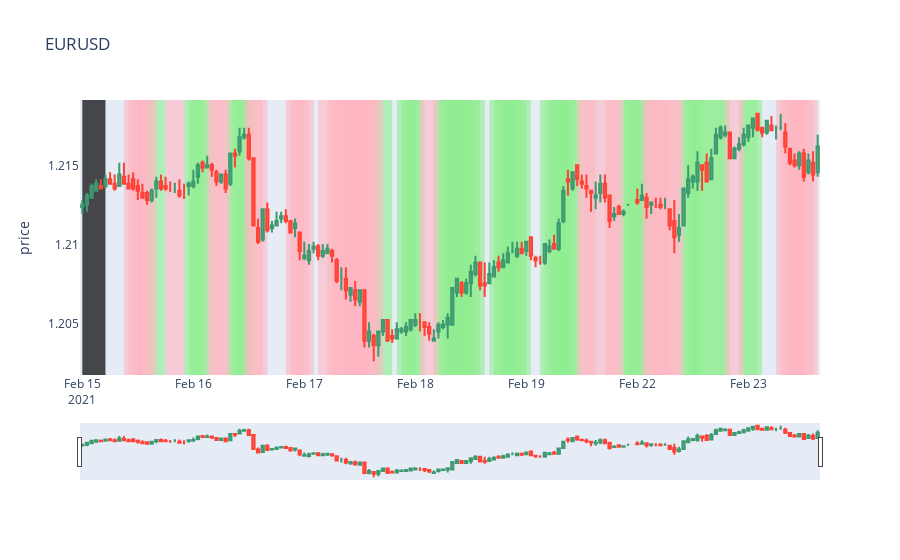

Here is the notebook cell this chart was saved with:
### Markdown cell above
---
### Visualisation of the Predicted Categories

### Code cell
# visualise the results
#  overlay candlesticks with slope predictions

# candlesticks
fig = go.Figure(data=[go.Candlestick(
    x=df.loc[start_date : end_date].index,    
    open=df['open'].loc[start_date : end_date], 
    high=df['high'].loc[start_date : end_date], 
    low=df['low'].loc[start_date : end_date], 
    close=df['close'].loc[start_date : end_date],
)])

# find the rows ion df that correspond to positive or negative slopes
positive_indices = np.where(df['prediction'] == 'positive')
negative_indices = np.where(df['prediction'] == 'negative')
noprediction_indices = np.where(df['prediction'].iloc[:window_size])

# add vertical rectangles for positive slopes
for i in positive_indices[0]:
    fig.add_vrect(
        x0=df.iloc[i].name, x1=df.iloc[i-4].name,
        fillcolor="lightgreen", opacity=0.6,
        layer="below", line_width=0,
    )

# add vertical rectangles for negative slopes
for i in negative_indices[0]:
    fig.add_vrect(
        x0=df.iloc[i].name, x1=df.iloc[i-4].name,
        fillcolor="lightpink", opacity=0.6,
        layer="below", line_width=0,
    )
    
# add vertical rectangles for no prediction data points
for i in noprediction_indices[0]:
    fig.add_vrect(
        x0=df.iloc[i-4].name, x1=df.iloc[i-9].name,
        fillcolor="black", opacity=0.7,
        layer="below", line_width=0,
    )

# annotate and configure the plot
fig.update_layout(
    title='EURUSD',
    yaxis_title='price',
    xaxis_rangeslider_visible=True,
    autosize=True,
    xaxis=dict(showgrid=False),
    yaxis=dict(showgrid=False)
)

# hide weekends
fig.update_xaxes(rangebreaks=[dict(bounds=["sat", "mon"])])

fig.show()

### Figure 1 — Plotly figure (JSON) as saved in the notebook; plotly's stock layout.template omitted (floating-point values rounded to 4 significant figures; data arrays with more than 128 entries replaced by an {"elided": "..."} marker saying what was removed)
{"data": [{"close": {"elided": "159 float values"}, "high": {"elided": "159 float values"}, "low": {"elided": "159 float values"}, "open": {"elided": "159 float values"}, "type": "candlestick", "x": {"elided": "159 str values"}}], "layout": {"autosize": true, "shapes": [{"fillcolor": "lightgreen", "layer": "below", "line": {"width": 0}, "opacity": 0.6, "type": "rect", "x0": "2021-02-15T18:00:00", "x1": "2021-02-15T14:00:00", "xref": "x", "y0": 0, "y1": 1, "yref": "y domain"}, {"fillcolor": "lightgreen", "layer": "below", "line": {"width": 0}, "opacity": 0.6, "type": "rect", "x0": "2021-02-16T02:00:00", "x1": "2021-02-15T22:00:00", "xref": "x", "y0": 0, "y1": 1, "yref": "y domain"}, {"fillcolor": "lightgreen", "layer": "below", "line": {"width": 0}, "opacity": 0.6, "type": "rect", "x0": "2021-02-16T03:00:00", "x1": "2021-02-15T23:00:00", "xref": "x", "y0": 0, "y1": 1, "yref": "y domain"}, {"fillcolor": "lightgreen", "layer": "below", "line": {"width": 0}, "opacity": 0.6, "type": "rect", "x0": "2021-02-16T04:00:00", "x1": "2021-02-16T00:00:00", "xref": "x", "y0": 0, "y1": 1, "yref": "y domain"}, {"fillcolor": "lightgreen", "layer": "below", "line": {"width": 0}, "opacity": 0.6, "type": "rect", "x0": "2021-02-16T11:00:00", "x1": "2021-02-16T07:00:00", "xref": "x", "y0": 0, "y1": 1, "yref": "y domain"}, {"fillcolor": "lightgreen", "layer": "below", "line": {"width": 0}, "opacity": 0.6, "type": "rect", "x0": "2021-02-16T12:00:00", "x1": "2021-02-16T08:00:00", "xref": "x", "y0": 0, "y1": 1, "yref": "y domain"}, {"fillcolor": "lightgreen", "layer": "below", "line": {"width": 0}, "opacity": 0.6, "type": "rect", "x0": "2021-02-16T13:00:00", "x1": "2021-02-16T09:00:00", "xref": "x", "y0": 0, "y1": 1, "yref": "y domain"}, {"fillcolor": "lightgreen", "layer": "below", "line": {"width": 0}, "opacity": 0.6, "type": "rect", "x0": "2021-02-17T19:00:00", "x1": "2021-02-17T15:00:00", "xref": "x", "y0": 0, "y1": 1, "yref": "y domain"}, {"fillcolor": "lightgreen", "layer": "below", "line": {"width": 0}, "opacity": 0.6, "type": "rect", "x0": "2021-02-18T00:00:00", "x1": "2021-02-17T20:00:00", "xref": "x", "y0": 0, "y1": 1, "yref": "y domain"}, {"fillcolor": "lightgreen", "layer": "below", "line": {"width": 0}, "opacity": 0.6, "type": "rect", "x0": "2021-02-18T01:00:00", "x1": "2021-02-17T21:00:00", "xref": "x", "y0": 0, "y1": 1, "yref": "y domain"}, {"fillcolor": "lightgreen", "layer": "below", "line": {"width": 0}, "opacity": 0.6, "type": "rect", "x0": "2021-02-18T02:00:00", "x1": "2021-02-17T22:00:00", "xref": "x", "y0": 0, "y1": 1, "yref": "y domain"}, {"fillcolor": "lightgreen", "layer": "below", "line": {"width": 0}, "opacity": 0.6, "type": "rect", "x0": "2021-02-18T08:00:00", "x1": "2021-02-18T04:00:00", "xref": "x", "y0": 0, "y1": 1, "yref": "y domain"}, {"fillcolor": "lightgreen", "layer": "below", "line": {"width": 0}, "opacity": 0.6, "type": "rect", "x0": "2021-02-18T09:00:00", "x1": "2021-02-18T05:00:00", "xref": "x", "y0": 0, "y1": 1, "yref": "y domain"}, {"fillcolor": "lightgreen", "layer": "below", "line": {"width": 0}, "opacity": 0.6, "type": "rect", "x0": "2021-02-18T10:00:00", "x1": "2021-02-18T06:00:00", "xref": "x", "y0": 0, "y1": 1, "yref": "y domain"}, {"fillcolor": "lightgreen", "layer": "below", "line": {"width": 0}, "opacity": 0.6, "type": "rect", "x0": "2021-02-18T11:00:00", "x1": "2021-02-18T07:00:00", "xref": "x", "y0": 0, "y1": 1, "yref": "y domain"}, {"fillcolor": "lightgreen", "layer": "below", "line": {"width": 0}, "opacity": 0.6, "type": "rect", "x0": "2021-02-18T12:00:00", "x1": "2021-02-18T08:00:00", "xref": "x", "y0": 0, "y1": 1, "yref": "y domain"}, {"fillcolor": "lightgreen", "layer": "below", "line": {"width": 0}, "opacity": 0.6, "type": "rect", "x0": "2021-02-18T13:00:00", "x1": "2021-02-18T09:00:00", "xref": "x", "y0": 0, "y1": 1, "yref": "y domain"}, {"fillcolor": "lightgreen", "layer": "below", "line": {"width": 0}, "opacity": 0.6, "type": "rect", "x0": "2021-02-18T14:00:00", "x1": "2021-02-18T10:00:00", "xref": "x", "y0": 0, "y1": 1, "yref": "y domain"}, {"fillcolor": "lightgreen", "layer": "below", "line": {"width": 0}, "opacity": 0.6, "type": "rect", "x0": "2021-02-18T15:00:00", "x1": "2021-02-18T11:00:00", "xref": "x", "y0": 0, "y1": 1, "yref": "y domain"}, {"fillcolor": "lightgreen", "layer": "below", "line": {"width": 0}, "opacity": 0.6, "type": "rect", "x0": "2021-02-18T20:00:00", "x1": "2021-02-18T16:00:00", "xref": "x", "y0": 0, "y1": 1, "yref": "y domain"}, {"fillcolor": "lightgreen", "layer": "below", "line": {"width": 0}, "opacity": 0.6, "type": "rect", "x0": "2021-02-18T21:00:00", "x1": "2021-02-18T17:00:00", "xref": "x", "y0": 0, "y1": 1, "yref": "y domain"}, {"fillcolor": "lightgreen", "layer": "below", "line": {"width": 0}, "opacity": 0.6, "type": "rect", "x0": "2021-02-18T22:00:00", "x1": "2021-02-18T18:00:00", "xref": "x", "y0": 0, "y1": 1, "yref": "y domain"}, {"fillcolor": "lightgreen", "layer": "below", "line": {"width": 0}, "opacity": 0.6, "type": "rect", "x0": "2021-02-18T23:00:00", "x1": "2021-02-18T19:00:00", "xref": "x", "y0": 0, "y1": 1, "yref": "y domain"}, {"fillcolor": "lightgreen", "layer": "below", "line": {"width": 0}, "opacity": 0.6, "type": "rect", "x0": "2021-02-19T00:00:00", "x1": "2021-02-18T20:00:00", "xref": "x", "y0": 0, "y1": 1, "yref": "y domain"}, {"fillcolor": "lightgreen", "layer": "below", "line": {"width": 0}, "opacity": 0.6, "type": "rect", "x0": "2021-02-19T01:00:00", "x1": "2021-02-18T21:00:00", "xref": "x", "y0": 0, "y1": 1, "yref": "y domain"}, {"fillcolor": "lightgreen", "layer": "below", "line": {"width": 0}, "opacity": 0.6, "type": "rect", "x0": "2021-02-19T07:00:00", "x1": "2021-02-19T03:00:00", "xref": "x", "y0": 0, "y1": 1, "yref": "y domain"}, {"fillcolor": "lightgreen", "layer": "below", "line": {"width": 0}, "opacity": 0.6, "type": "rect", "x0": "2021-02-19T08:00:00", "x1": "2021-02-19T04:00:00", "xref": "x", "y0": 0, "y1": 1, "yref": "y domain"}, {"fillcolor": "lightgreen", "layer": "below", "line": {"width": 0}, "opacity": 0.6, "type": "rect", "x0": "2021-02-19T09:00:00", "x1": "2021-02-19T05:00:00", "xref": "x", "y0": 0, "y1": 1, "yref": "y domain"}, {"fillcolor": "lightgreen", "layer": "below", "line": {"width": 0}, "opacity": 0.6, "type": "rect", "x0": "2021-02-19T10:00:00", "x1": "2021-02-19T06:00:00", "xref": "x", "y0": 0, "y1": 1, "yref": "y domain"}, {"fillcolor": "lightgreen", "layer": "below", "line": {"width": 0}, "opacity": 0.6, "type": "rect", "x0": "2021-02-19T11:00:00", "x1": "2021-02-19T07:00:00", "xref": "x", "y0": 0, "y1": 1, "yref": "y domain"}, {"fillcolor": "lightgreen", "layer": "below", "line": {"width": 0}, "opacity": 0.6, "type": "rect", "x0": "2021-02-19T12:00:00", "x1": "2021-02-19T08:00:00", "xref": "x", "y0": 0, "y1": 1, "yref": "y domain"}, {"fillcolor": "lightgreen", "layer": "below", "line": {"width": 0}, "opacity": 0.6, "type": "rect", "x0": "2021-02-22T01:00:00", "x1": "2021-02-19T20:00:00", "xref": "x", "y0": 0, "y1": 1, "yref": "y domain"}, {"fillcolor": "lightgreen", "layer": "below", "line": {"width": 0}, "opacity": 0.6, "type": "rect", "x0": "2021-02-22T02:00:00", "x1": "2021-02-19T21:00:00", "xref": "x", "y0": 0, "y1": 1, "yref": "y domain"}, {"fillcolor": "lightgreen", "layer": "below", "line": {"width": 0}, "opacity": 0.6, "type": "rect", "x0": "2021-02-22T03:00:00", "x1": "2021-02-19T22:00:00", "xref": "x", "y0": 0, "y1": 1, "yref": "y domain"}, {"fillcolor": "lightgreen", "layer": "below", "line": {"width": 0}, "opacity": 0.6, "type": "rect", "x0": "2021-02-22T13:00:00", "x1": "2021-02-22T09:00:00", "xref": "x", "y0": 0, "y1": 1, "yref": "y domain"}, {"fillcolor": "lightgreen", "layer": "below", "line": {"width": 0}, "opacity": 0.6, "type": "rect", "x0": "2021-02-22T14:00:00", "x1": "2021-02-22T10:00:00", "xref": "x", "y0": 0, "y1": 1, "yref": "y domain"}, {"fillcolor": "lightgreen", "layer": "below", "line": {"width": 0}, "opacity": 0.6, "type": "rect", "x0": "2021-02-22T15:00:00", "x1": "2021-02-22T11:00:00", "xref": "x", "y0": 0, "y1": 1, "yref": "y domain"}, {"fillcolor": "lightgreen", "layer": "below", "line": {"width": 0}, "opacity": 0.6, "type": "rect", "x0": "2021-02-22T16:00:00", "x1": "2021-02-22T12:00:00", "xref": "x", "y0": 0, "y1": 1, "yref": "y domain"}, {"fillcolor": "lightgreen", "layer": "below", "line": {"width": 0}, "opacity": 0.6, "type": "rect", "x0": "2021-02-22T19:00:00", "x1": "2021-02-22T15:00:00", "xref": "x", "y0": 0, "y1": 1, "yref": "y domain"}, {"fillcolor": "lightgreen", "layer": "below", "line": {"width": 0}, "opacity": 0.6, "type": "rect", "x0": "2021-02-22T20:00:00", "x1": "2021-02-22T16:00:00", "xref": "x", "y0": 0, "y1": 1, "yref": "y domain"}, {"fillcolor": "lightgreen", "layer": "below", "line": {"width": 0}, "opacity": 0.6, "type": "rect", "x0": "2021-02-23T02:00:00", "x1": "2021-02-22T22:00:00", "xref": "x", "y0": 0, "y1": 1, "yref": "y domain"}, {"fillcolor": "lightgreen", "layer": "below", "line": {"width": 0}, "opacity": 0.6, "type": "rect", "x0": "2021-02-23T03:00:00", "x1": "2021-02-22T23:00:00", "xref": "x", "y0": 0, "y1": 1, "yref": "y domain"}, {"fillcolor": "lightpink", "layer": "below", "line": {"width": 0}, "opacity": 0.6, "type": "rect", "x0": "2021-02-15T13:00:00", "x1": "2021-02-15T09:00:00", "xref": "x", "y0": 0, "y1": 1, "yref": "y domain"}, {"fillcolor": "lightpink", "layer": "below", "line": {"width": 0}, "opacity": 0.6, "type": "rect", "x0": "2021-02-15T14:00:00", "x1": "2021-02-15T10:00:00", "xref": "x", "y0": 0, "y1": 1, "yref": "y domain"}, {"fillcolor": "lightpink", "layer": "below", "line": {"width": 0}, "opacity": 0.6, "type": "rect", "x0": "2021-02-15T15:00:00", "x1": "2021-02-15T11:00:00", "xref": "x", "y0": 0, "y1": 1, "yref": "y domain"}, {"fillcolor": "lightpink", "layer": "below", "line": {"width": 0}, "opacity": 0.6, "type": "rect", "x0": "2021-02-15T16:00:00", "x1": "2021-02-15T12:00:00", "xref": "x", "y0": 0, "y1": 1, "yref": "y domain"}, {"fillcolor": "lightpink", "layer": "below", "line": {"width": 0}, "opacity": 0.6, "type": "rect", "x0": "2021-02-15T22:00:00", "x1": "2021-02-15T18:00:00", "xref": "x", "y0": 0, "y1": 1, "yref": "y domain"}, {"fillcolor": "lightpink", "layer": "below", "line": {"width": 0}, "opacity": 0.6, "type": "rect", "x0": "2021-02-16T07:00:00", "x1": "2021-02-16T03:00:00", "xref": "x", "y0": 0, "y1": 1, "yref": "y domain"}, {"fillcolor": "lightpink", "layer": "below", "line": {"width": 0}, "opacity": 0.6, "type": "rect", "x0": "2021-02-16T08:00:00", "x1": "2021-02-16T04:00:00", "xref": "x", "y0": 0, "y1": 1, "yref": "y domain"}, {"fillcolor": "lightpink", "layer": "below", "line": {"width": 0}, "opacity": 0.6, "type": "rect", "x0": "2021-02-16T15:00:00", "x1": "2021-02-16T11:00:00", "xref": "x", "y0": 0, "y1": 1, "yref": "y domain"}, {"fillcolor": "lightpink", "layer": "below", "line": {"width": 0}, "opacity": 0.6, "type": "rect", "x0": "2021-02-16T16:00:00", "x1": "2021-02-16T12:00:00", "xref": "x", "y0": 0, "y1": 1, "yref": "y domain"}, {"fillcolor": "lightpink", "layer": "below", "line": {"width": 0}, "opacity": 0.6, "type": "rect", "x0": "2021-02-17T00:00:00", "x1": "2021-02-16T20:00:00", "xref": "x", "y0": 0, "y1": 1, "yref": "y domain"}, {"fillcolor": "lightpink", "layer": "below", "line": {"width": 0}, "opacity": 0.6, "type": "rect", "x0": "2021-02-17T01:00:00", "x1": "2021-02-16T21:00:00", "xref": "x", "y0": 0, "y1": 1, "yref": "y domain"}, {"fillcolor": "lightpink", "layer": "below", "line": {"width": 0}, "opacity": 0.6, "type": "rect", "x0": "2021-02-17T02:00:00", "x1": "2021-02-16T22:00:00", "xref": "x", "y0": 0, "y1": 1, "yref": "y domain"}, {"fillcolor": "lightpink", "layer": "below", "line": {"width": 0}, "opacity": 0.6, "type": "rect", "x0": "2021-02-17T07:00:00", "x1": "2021-02-17T03:00:00", "xref": "x", "y0": 0, "y1": 1, "yref": "y domain"}, {"fillcolor": "lightpink", "layer": "below", "line": {"width": 0}, "opacity": 0.6, "type": "rect", "x0": "2021-02-17T09:00:00", "x1": "2021-02-17T05:00:00", "xref": "x", "y0": 0, "y1": 1, "yref": "y domain"}, {"fillcolor": "lightpink", "layer": "below", "line": {"width": 0}, "opacity": 0.6, "type": "rect", "x0": "2021-02-17T10:00:00", "x1": "2021-02-17T06:00:00", "xref": "x", "y0": 0, "y1": 1, "yref": "y domain"}, {"fillcolor": "lightpink", "layer": "below", "line": {"width": 0}, "opacity": 0.6, "type": "rect", "x0": "2021-02-17T11:00:00", "x1": "2021-02-17T07:00:00", "xref": "x", "y0": 0, "y1": 1, "yref": "y domain"}, {"fillcolor": "lightpink", "layer": "below", "line": {"width": 0}, "opacity": 0.6, "type": "rect", "x0": "2021-02-17T12:00:00", "x1": "2021-02-17T08:00:00", "xref": "x", "y0": 0, "y1": 1, "yref": "y domain"}, {"fillcolor": "lightpink", "layer": "below", "line": {"width": 0}, "opacity": 0.6, "type": "rect", "x0": "2021-02-17T13:00:00", "x1": "2021-02-17T09:00:00", "xref": "x", "y0": 0, "y1": 1, "yref": "y domain"}, {"fillcolor": "lightpink", "layer": "below", "line": {"width": 0}, "opacity": 0.6, "type": "rect", "x0": "2021-02-17T14:00:00", "x1": "2021-02-17T10:00:00", "xref": "x", "y0": 0, "y1": 1, "yref": "y domain"}, {"fillcolor": "lightpink", "layer": "below", "line": {"width": 0}, "opacity": 0.6, "type": "rect", "x0": "2021-02-17T15:00:00", "x1": "2021-02-17T11:00:00", "xref": "x", "y0": 0, "y1": 1, "yref": "y domain"}, {"fillcolor": "lightpink", "layer": "below", "line": {"width": 0}, "opacity": 0.6, "type": "rect", "x0": "2021-02-17T16:00:00", "x1": "2021-02-17T12:00:00", "xref": "x", "y0": 0, "y1": 1, "yref": "y domain"}, {"fillcolor": "lightpink", "layer": "below", "line": {"width": 0}, "opacity": 0.6, "type": "rect", "x0": "2021-02-17T17:00:00", "x1": "2021-02-17T13:00:00", "xref": "x", "y0": 0, "y1": 1, "yref": "y domain"}, {"fillcolor": "lightpink", "layer": "below", "line": {"width": 0}, "opacity": 0.6, "type": "rect", "x0": "2021-02-18T05:00:00", "x1": "2021-02-18T01:00:00", "xref": "x", "y0": 0, "y1": 1, "yref": "y domain"}, {"fillcolor": "lightpink", "layer": "below", "line": {"width": 0}, "opacity": 0.6, "type": "rect", "x0": "2021-02-19T15:00:00", "x1": "2021-02-19T11:00:00", "xref": "x", "y0": 0, "y1": 1, "yref": "y domain"}, {"fillcolor": "lightpink", "layer": "below", "line": {"width": 0}, "opacity": 0.6, "type": "rect", "x0": "2021-02-19T16:00:00", "x1": "2021-02-19T12:00:00", "xref": "x", "y0": 0, "y1": 1, "yref": "y domain"}, {"fillcolor": "lightpink", "layer": "below", "line": {"width": 0}, "opacity": 0.6, "type": "rect", "x0": "2021-02-19T20:00:00", "x1": "2021-02-19T16:00:00", "xref": "x", "y0": 0, "y1": 1, "yref": "y domain"}, {"fillcolor": "lightpink", "layer": "below", "line": {"width": 0}, "opacity": 0.6, "type": "rect", "x0": "2021-02-19T21:00:00", "x1": "2021-02-19T17:00:00", "xref": "x", "y0": 0, "y1": 1, "yref": "y domain"}, {"fillcolor": "lightpink", "layer": "below", "line": {"width": 0}, "opacity": 0.6, "type": "rect", "x0": "2021-02-22T05:00:00", "x1": "2021-02-22T01:00:00", "xref": "x", "y0": 0, "y1": 1, "yref": "y domain"}, {"fillcolor": "lightpink", "layer": "below", "line": {"width": 0}, "opacity": 0.6, "type": "rect", "x0": "2021-02-22T06:00:00", "x1": "2021-02-22T02:00:00", "xref": "x", "y0": 0, "y1": 1, "yref": "y domain"}, {"fillcolor": "lightpink", "layer": "below", "line": {"width": 0}, "opacity": 0.6, "type": "rect", "x0": "2021-02-22T07:00:00", "x1": "2021-02-22T03:00:00", "xref": "x", "y0": 0, "y1": 1, "yref": "y domain"}, {"fillcolor": "lightpink", "layer": "below", "line": {"width": 0}, "opacity": 0.6, "type": "rect", "x0": "2021-02-22T09:00:00", "x1": "2021-02-22T05:00:00", "xref": "x", "y0": 0, "y1": 1, "yref": "y domain"}, {"fillcolor": "lightpink", "layer": "below", "line": {"width": 0}, "opacity": 0.6, "type": "rect", "x0": "2021-02-22T10:00:00", "x1": "2021-02-22T06:00:00", "xref": "x", "y0": 0, "y1": 1, "yref": "y domain"}, {"fillcolor": "lightpink", "layer": "below", "line": {"width": 0}, "opacity": 0.6, "type": "rect", "x0": "2021-02-22T23:00:00", "x1": "2021-02-22T19:00:00", "xref": "x", "y0": 0, "y1": 1, "yref": "y domain"}, {"fillcolor": "lightpink", "layer": "below", "line": {"width": 0}, "opacity": 0.6, "type": "rect", "x0": "2021-02-23T10:00:00", "x1": "2021-02-23T06:00:00", "xref": "x", "y0": 0, "y1": 1, "yref": "y domain"}, {"fillcolor": "lightpink", "layer": "below", "line": {"width": 0}, "opacity": 0.6, "type": "rect", "x0": "2021-02-23T11:00:00", "x1": "2021-02-23T07:00:00", "xref": "x", "y0": 0, "y1": 1, "yref": "y domain"}, {"fillcolor": "lightpink", "layer": "below", "line": {"width": 0}, "opacity": 0.6, "type": "rect", "x0": "2021-02-23T12:00:00", "x1": "2021-02-23T08:00:00", "xref": "x", "y0": 0, "y1": 1, "yref": "y domain"}, {"fillcolor": "lightpink", "layer": "below", "line": {"width": 0}, "opacity": 0.6, "type": "rect", "x0": "2021-02-23T13:00:00", "x1": "2021-02-23T09:00:00", "xref": "x", "y0": 0, "y1": 1, "yref": "y domain"}, {"fillcolor": "lightpink", "layer": "below", "line": {"width": 0}, "opacity": 0.6, "type": "rect", "x0": "2021-02-23T14:00:00", "x1": "2021-02-23T10:00:00", "xref": "x", "y0": 0, "y1": 1, "yref": "y domain"}, {"fillcolor": "lightpink", "layer": "below", "line": {"width": 0}, "opacity": 0.6, "type": "rect", "x0": "2021-02-23T15:00:00", "x1": "2021-02-23T11:00:00", "xref": "x", "y0": 0, "y1": 1, "yref": "y domain"}, {"fillcolor": "black", "layer": "below", "line": {"width": 0}, "opacity": 0.7, "type": "rect", "x0": "2021-02-15T05:00:00", "x1": "2021-02-15T00:00:00", "xref": "x", "y0": 0, "y1": 1, "yref": "y domain"}], "title": {"text": "EURUSD"}, "xaxis": {"rangebreaks": [{"bounds": ["sat", "mon"]}], "rangeslider": {"visible": true}, "showgrid": false}, "yaxis": {"showgrid": false, "title": {"text": "price"}}}}
